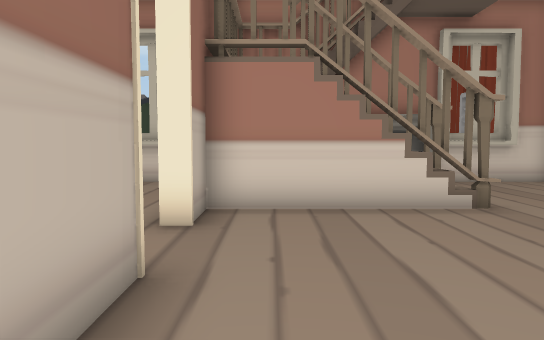
[1] (above)

16 first-person views from a walk through a 3-D level made in the Unity game engine. The camera is 1.2 m above the floor, tilts 4° down and sees 70° across. The floor is counted in squares, 1 m on a side. Each view is taken from the middle of a square. On the plan, view 1 faces up. The plan holds only what a view shows up to about 15 squares ahead; the rest is blank. The place goes on beyond the plan. Some animated figures are left out. Door leaves are left out, so doorways stand open.

[2]
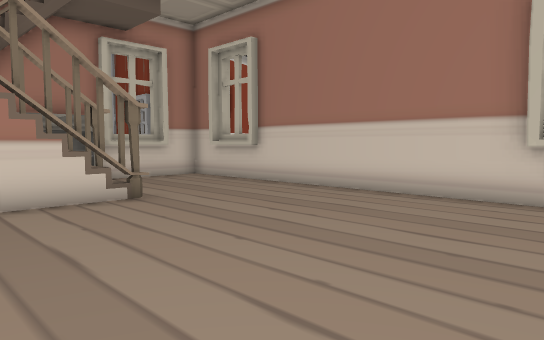

[3]
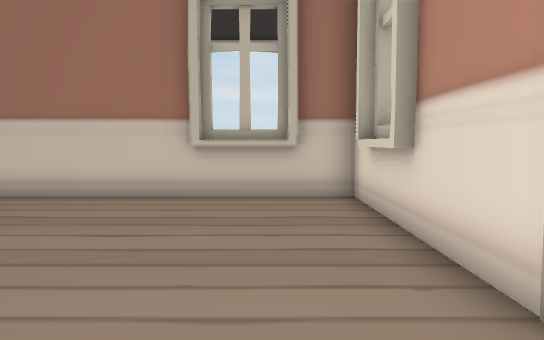

[4]
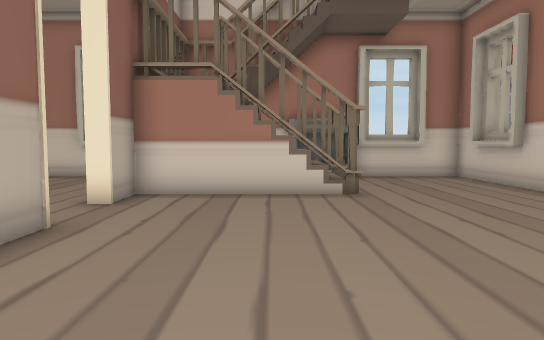

[5]
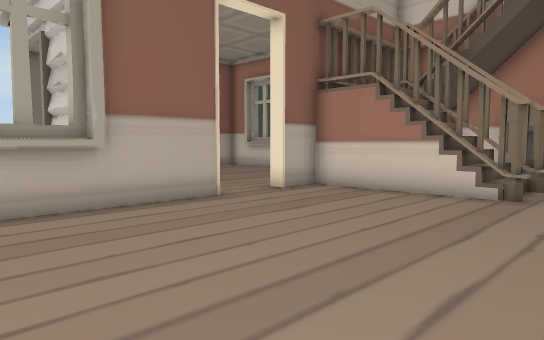

[6]
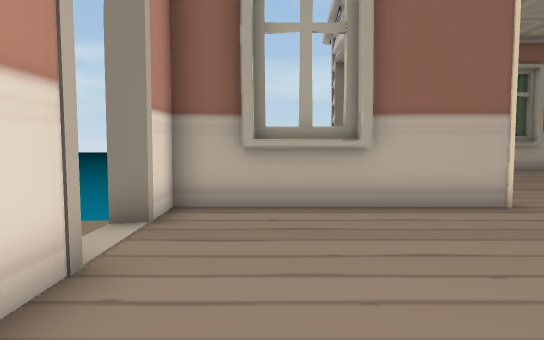

[7]
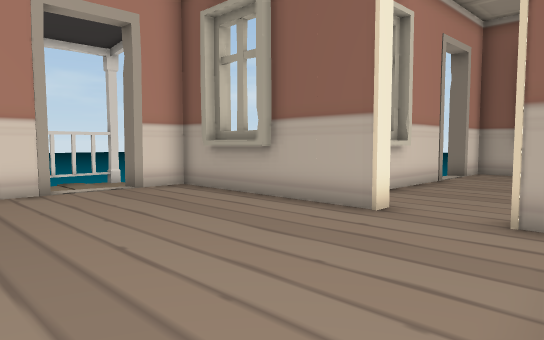

[8]
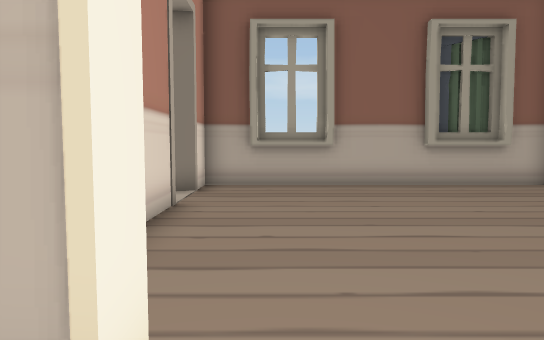

[9]
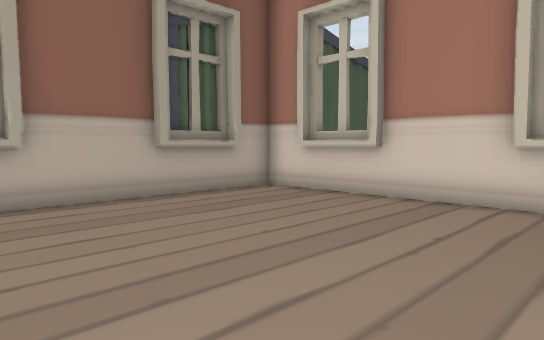

[10]
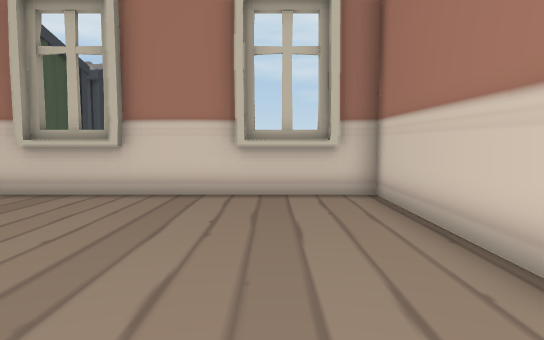

[11]
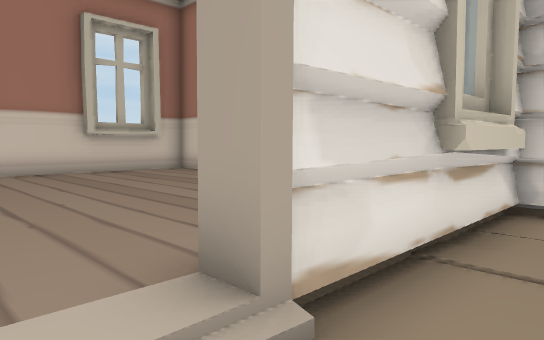

[12]
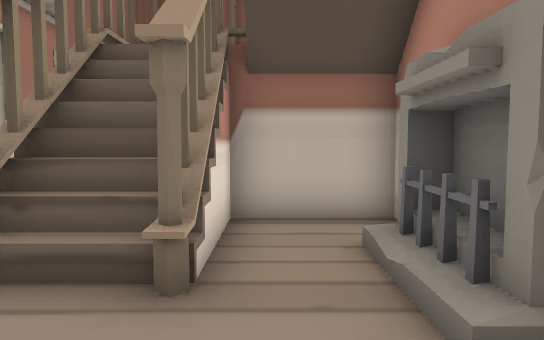

[13]
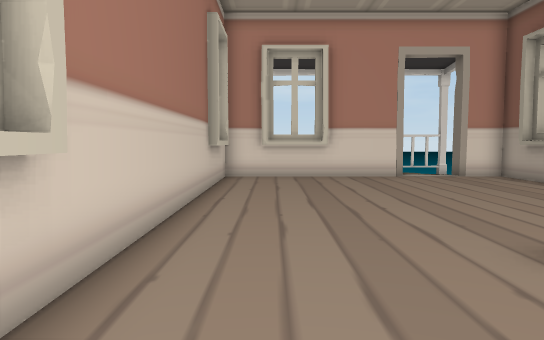

[14]
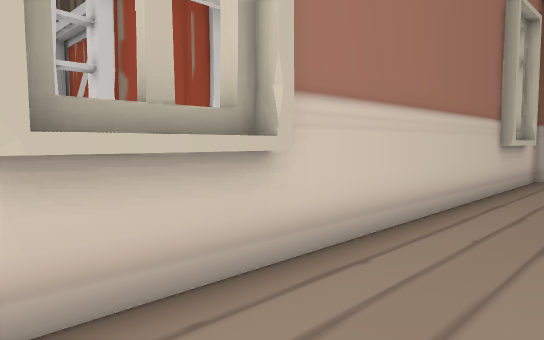

[15]
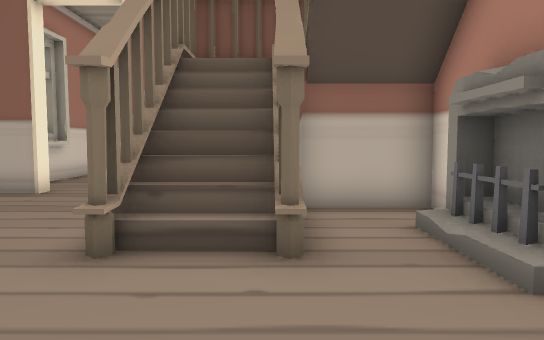

[16]
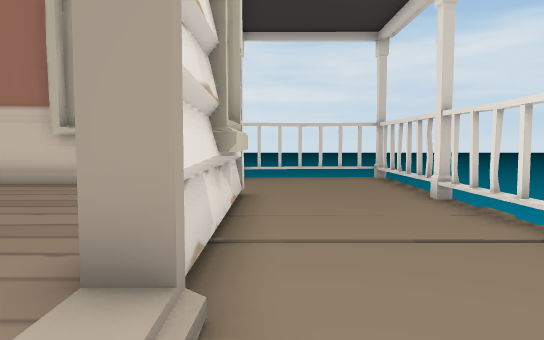

### Floor plan
Key: @ floor where view 1 was taken; # wall or solid block; x gap in a wall; . main floor; - floor 0.25 m lower than the main floor; D open door; ≈ liquid the walk keeps out of; v drop or lower ground; O other object.
Columns run from 11 left of view 1 to 15 right of it. Each row starts with its distance up from view 1.
 12 #####################
 11 #.........###.##....#
 10 #.........###.......#
  9 #.........######....#
  8 #.........# ##O.....#
  7 #.........####x#....#     v
  6 #........##.........#     v
  5 #........DD.........#     v
  4 #........DD.........#
  3 #........##.........#
  2 ##DD#######.........#
  1    ------##.........#
  0   -      ##@........#
 -1           #.........#
 -2           #.........#
 -3           ##DD#######----≈
 -4           -- ------------≈
 -5              ------------v
 -6            --------------≈
 -7           ---  ----------≈
 -8           xvv   vvvvxvvvv≈

Positions as (right, up) in squares from view 1, and headings:
1: (0, 0), facing up
2: (0, -1), facing up-right
3: (0, -1), facing right
4: (2, -2), facing up
5: (6, -2), facing up-left
6: (6, -1), facing left
7: (5, 7), facing down-left
8: (0, 4), facing left
9: (-3, 4), facing up-left
10: (-4, 3), facing up
11: (-9, 0), facing up-right
12: (7, 10), facing left
13: (7, 11), facing down
14: (6, 11), facing down-right
15: (8, 9), facing left
16: (0, -4), facing right
